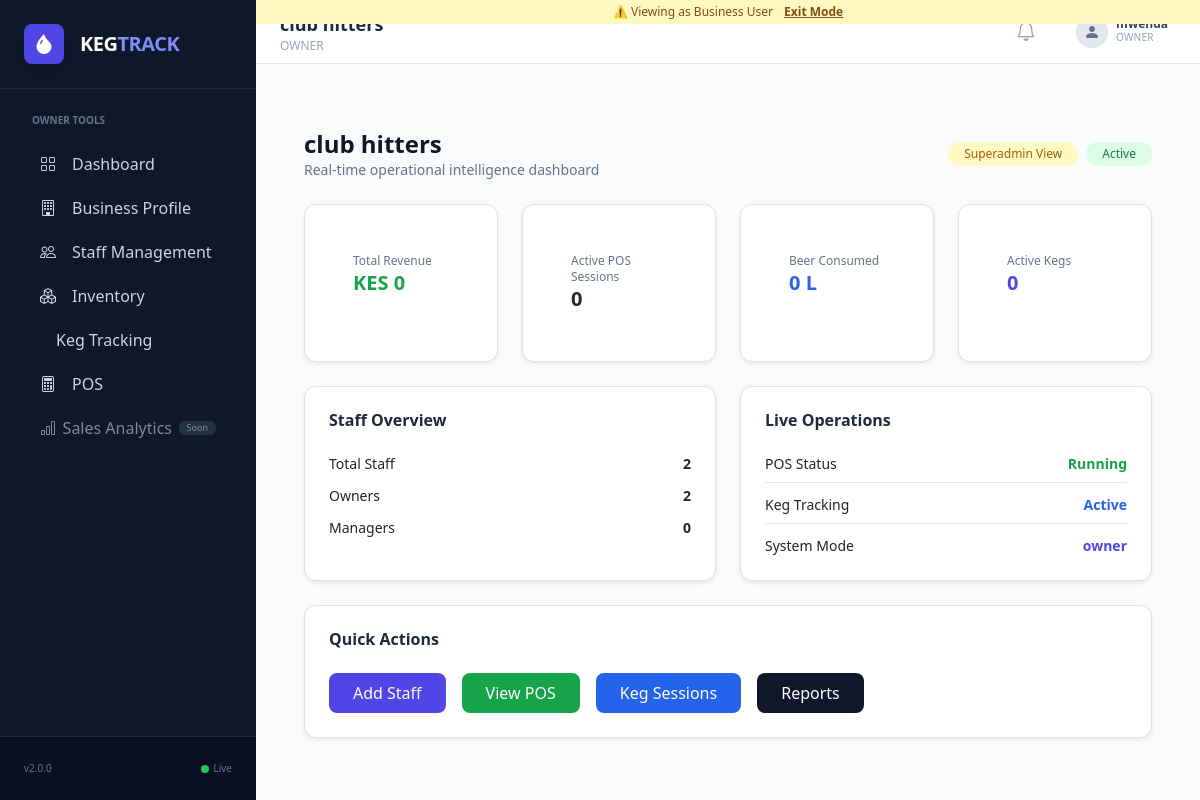
Page /business/home/ (signed in) on the committed database.
### accounts/models.py (models this page shows, shortened)
class User(AbstractUser):
    phone = models.CharField(max_length=20, unique=True)
    email = models.EmailField(unique=True)
    business = models.ForeignKey(
        "business.Business",
        on_delete=models.CASCADE,
        null=True,
        blank=True
    )
    role = models.ForeignKey(
        "accounts.Role",
        on_delete=models.SET_NULL,
        null=True,
        blank=True
    )
    is_superadmin = models.BooleanField(default=False)
    is_active_staff = models.BooleanField(default=True)
    must_change_password = models.BooleanField(default=True)
    is_deleted = models.BooleanField(default=False)
    last_login_ip = models.GenericIPAddressField(null=True, blank=True)
    last_device = models.CharField(max_length=255, blank=True)
    created_at = models.DateTimeField(auto_now_add=True)
    updated_at = models.DateTimeField(auto_now=True)
    USERNAME_FIELD = "username"
    REQUIRED_FIELDS = ["email", "phone", "first_name", "last_name"]
    objects = UserManager()

class Role(models.Model):
    OWNER = "owner"
    MANAGER = "manager"
    STAFF = "staff"
    ROLE_CHOICES = [
        (OWNER, "Business Owner"),
        (MANAGER, "Manager"),
        (STAFF, "Staff"),
    ]
    name = models.CharField(max_length=20, choices=ROLE_CHOICES)
    business = models.ForeignKey(
        "business.Business",
        on_delete=models.CASCADE,
        null=True,
        blank=True
    )
    permissions = models.ManyToManyField(
        "accounts.Permission",
        blank=True
    )
    description = models.TextField(blank=True)
    created_at = models.DateTimeField(auto_now_add=True)
    @property
    def code(self):
        return self.name  # alias for cleaner logic

### business/models.py (models this page shows, shortened)
class Business(models.Model):
    name = models.CharField(max_length=255, unique=True)
    slug = models.SlugField(unique=True, blank=True)
    business_type = models.CharField(
        max_length=50,
        choices=[
            ("pub", "Pub"),
            ("bar", "Bar"),
            ("restaurant", "Restaurant"),
            ("club", "Club"),
        ],
        default="pub"
    )
    email = models.EmailField(unique=True)
    phone = models.CharField(max_length=20, blank=True, null=True)
    address = models.TextField()
    logo = models.ImageField(upload_to='business_logos/', null=True, blank=True)
    primary_color = models.CharField(max_length=7, default="#0056b3")
    created_by = models.ForeignKey(
        "accounts.User",
        on_delete=models.SET_NULL,
        null=True,
        blank=True,
        related_name="created_businesses"
    )
    is_active = models.BooleanField(default=True)
    is_deleted = models.BooleanField(default=False)
    deleted_at = models.DateTimeField(null=True, blank=True)
    created_at = models.DateTimeField(auto_now_add=True)
    updated_at = models.DateTimeField(auto_now=True)
    class Meta:
        verbose_name_plural = "Businesses"

### business/views.py (the view)
# urls.py: path("home/", views.business_home, name="home"),
@login_required
def business_home(request):
    user = request.user
    business = None
    if getattr(user, "is_superadmin", False):
        business_id = request.session.get("active_business_id")
        if not business_id:
            return redirect("dashboard:superadmin_home")
        business = Business.objects.filter(
            id=business_id,
            is_active=True
        ).first()
        if not business:
            return redirect("dashboard:superadmin_home")
    else:
        business = getattr(user, "business", None)
        if not business:
            return redirect("accounts:login")
    if not user.is_superadmin:
        if not user.role:
            return redirect("accounts:login")
        role_code = (user.role.name or "").lower()
        if role_code not in ["owner", "manager", "staff"]:
            return redirect("accounts:login")
    staff_count = User.objects.filter(
        business=business,
        is_deleted=False
    ).count()
    owner_count = User.objects.filter(
        business=business,
        role__name__iexact="owner",
        is_deleted=False
    ).count()
    manager_count = User.objects.filter(
        business=business,
        role__name__iexact="manager",
        is_deleted=False
    ).count()
    active_sessions = POSSession.objects.filter(
        business=business,
        is_active=True
    ).count()
    total_revenue = POSTransaction.objects.filter(
        business=business
    ).aggregate(total=Sum("total_price"))["total"] or 0
    active_kegs = KegSession.objects.filter(
        keg__business=business,
        status="open"
    ).count()
    total_consumed = KegSession.objects.filter(
        keg__business=business
    ).aggregate(total=Sum("consumed_volume"))["total"] or 0
    return render(request, "business/business_home.html", {
        "business": business,
        "user": user,
        "staff_count": staff_count,
        "owner_count": owner_count,
        "manager_count": manager_count,
        "active_sessions": active_sessions,
        "total_revenue": total_revenue,
        "active_kegs": active_kegs,
        "total_consumed": total_consumed,
        "is_impersonating": request.session.get("is_impersonating", False),
    })

### tracking/context_processors.py (called while the page is built)
def keg_config(request):
    config, _ = KegSystemConfig.objects.get_or_create(id=1)
    return {"config": config}

### business/templates/business/business_home.html (shortened to what this page needs)
{% extends "base.html" %}
{% block content %}
<div class="p-6 space-y-6">
    <div class="flex flex-col md:flex-row md:items-center md:justify-between gap-4">
        <div>
            <h1 class="text-2xl font-bold text-slate-900">
                {{ business.name }}
            </h1>
            <p class="text-sm text-slate-500">
                Real-time operational intelligence dashboard
            </p>
        </div>
        <div class="flex gap-2 flex-wrap">
            {% if is_impersonating %}
            <span class="px-3 py-1 text-xs rounded-full bg-yellow-100 text-yellow-700">
                Superadmin View
            </span>
            {% endif %}
            <span class="px-3 py-1 text-xs rounded-full bg-green-100 text-green-700">
                Active
            </span>
        </div>
    </div>
    <div class="grid grid-cols-2 md:grid-cols-4 gap-4">
        <div class="bg-white border rounded-xl p-5 shadow-sm">
            <p class="text-xs text-slate-500">Total Revenue</p>
            <h2 class="text-xl font-bold text-green-600">
                KES {{ total_revenue|default:0 }}
            </h2>
        </div>
        <div class="bg-white border rounded-xl p-5 shadow-sm">
            <p class="text-xs text-slate-500">Active POS Sessions</p>
            <h2 class="text-xl font-bold text-slate-800">
                {{ active_sessions }}
            </h2>
        </div>
        <div class="bg-white border rounded-xl p-5 shadow-sm">
            <p class="text-xs text-slate-500">Beer Consumed</p>
            <h2 class="text-xl font-bold text-blue-600">
                {{ total_consumed }} L
            </h2>
        </div>
        <div class="bg-white border rounded-xl p-5 shadow-sm">
            <p class="text-xs text-slate-500">Active Kegs</p>
            <h2 class="text-xl font-bold text-indigo-600">
                {{ active_kegs }}
            </h2>
        </div>
    </div>
    <div class="grid md:grid-cols-2 gap-6">
        <div class="bg-white border rounded-xl p-6 shadow-sm">
            <h3 class="font-bold text-slate-800 mb-4">
                Staff Overview
            </h3>
            <div class="space-y-3 text-sm">
                <div class="flex justify-between">
                    <span>Total Staff</span>
                    <span class="font-semibold">{{ staff_count }}</span>
                </div>
                <div class="flex justify-between">
                    <span>Owners</span>
                    <span class="font-semibold">{{ owner_count }}</span>
                </div>
                <div class="flex justify-between">
                    <span>Managers</span>
                    <span class="font-semibold">{{ manager_count }}</span>
                </div>
            </div>
        </div>
        <div class="bg-white border rounded-xl p-6 shadow-sm">
            <h3 class="font-bold text-slate-800 mb-4">
                Live Operations
            </h3>
            <div class="space-y-3 text-sm">
                <div class="flex justify-between border-b pb-2">
                    <span>POS Status</span>
                    <span class="text-green-600 font-semibold">Running</span>
                </div>
                <div class="flex justify-between border-b pb-2">
                    <span>Keg Tracking</span>
                    <span class="text-blue-600 font-semibold">Active</span>
                </div>
                <div class="flex justify-between">
                    <span>System Mode</span>
                    <span class="text-indigo-600 font-semibold">
                        {{ user.role.name|default:"USER" }}
                    </span>
                </div>
            </div>
        </div>
    </div>
    <div class="bg-white border rounded-xl p-6 shadow-sm">
        <h3 class="font-bold text-slate-800 mb-4">
            Quick Actions
        </h3>
        <div class="flex flex-wrap gap-3">
            <a href="#"
               class="px-4 py-2 bg-indigo-600 text-white rounded-lg hover:bg-indigo-700">
                Add Staff
            </a>
            <a href="#"
               class="px-4 py-2 bg-green-600 text-white rounded-lg hover:bg-green-700">
                View POS
            </a>
            <a href="#"
               class="px-4 py-2 bg-blue-600 text-white rounded-lg hover:bg-blue-700">
                Keg Sessions
            </a>
            <a href="#"
               class="px-4 py-2 bg-slate-900 text-white rounded-lg hover:bg-slate-800">
                Reports
            </a>
        </div>
    </div>
</div>
{% endblock %}

### templates/includes/navbar.html (shortened to what this page needs)
<nav class="bg-white border-b border-slate-200 h-16 flex items-center justify-between px-6 sticky top-0 z-10">
    {% if is_impersonating %}
    <div class="absolute top-0 left-0 w-full bg-yellow-100 text-yellow-800 text-center text-xs py-1 z-20">
        ⚠️ Viewing as Business User
        <a href="{% url 'core:exit_impersonation' %}" class="ml-2 underline font-semibold">
            Exit Mode
        </a>
    </div>
    {% endif %}
    <div class="flex items-center gap-4">
        <div class="flex flex-col leading-tight">
            <span class="text-lg font-semibold text-slate-800">
            </span>
            <span class="text-xs text-slate-400">
                {% if request.user.is_superuser or request.user.is_superadmin %}
                    Global Control Panel
                {% elif request.user.role %}
                    {{ request.user.role.name|upper }}
                {% else %}
                    STAFF
                {% endif %}
            </span>
        </div>
    </div>
    <div class="flex items-center gap-4">
        <button class="relative p-2 text-slate-400 hover:text-slate-600 transition">
            <i class="bi bi-bell text-xl"></i>
        </button>
        <div class="dropdown">
            <button class="flex items-center gap-2 hover:bg-slate-50 px-2 py-1 rounded transition"
                    data-bs-toggle="dropdown">
                <div class="w-8 h-8 rounded-full bg-slate-200 flex items-center justify-center border border-slate-300">
                    <i class="bi bi-person-fill text-slate-500"></i>
                </div>
                <div class="text-left hidden sm:block">
                    <p class="text-xs font-semibold leading-none text-slate-700">
                    </p>
                    <p class="text-[10px] text-slate-400 uppercase tracking-wide">
                        {% if user.is_superuser or user.is_superadmin %}
                            SUPERADMIN
                        {% else %}
                            {{ user.role.name|default:"STAFF" }}
                        {% endif %}
                    </p>
                </div>
            </button>
        </div>
    </div>
</nav>

### templates/base.html (style rules this page uses)
.theme-owner { --role-color: #0ea5e9; }

### rows in the picture
User: user.role.name "OWNER", role.name "OWNER", role.name "owner"
Business: name "club hitters"

### other values in the picture
{{ total_revenue|default:0 }} "0"
{{ active_sessions }} "0"
{{ total_consumed }} "0"
{{ active_kegs }} "0"
{{ staff_count }} "2"
{{ owner_count }} "2"
{{ manager_count }} "0"
